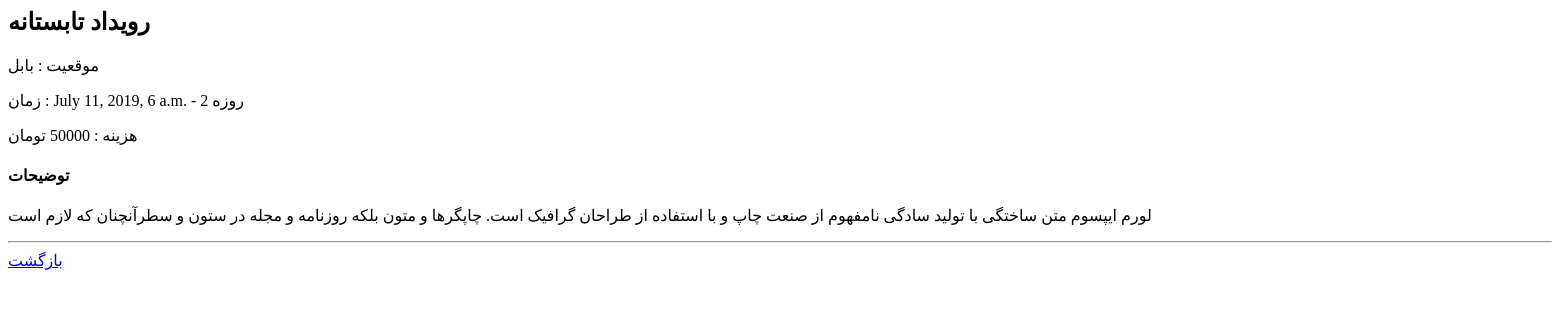
The page /event/3/ on the database as committed earlier.
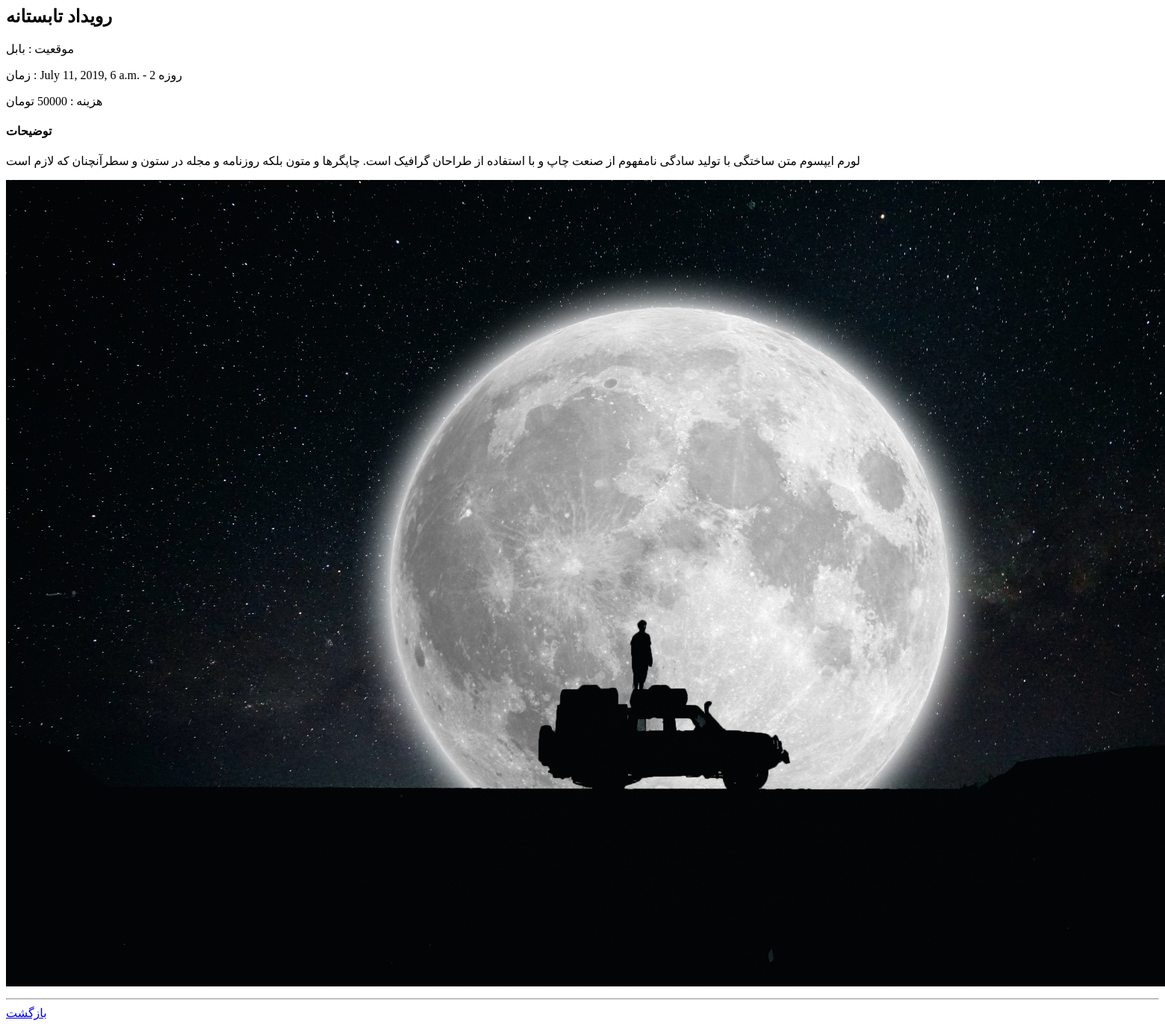
The same page on the database as committed later.
### event/models.py (models this page shows, shortened)
class Event(models.Model):
    name = models.CharField(
        max_length=200,
        verbose_name='نام رویداد',
    )
    location = models.CharField(
        max_length=200,
        verbose_name='مکان',
    )
    date = models.DateTimeField(
        verbose_name='زمان',
    )
    duration = models.IntegerField(
        verbose_name='مدت',
        default=1,
    )
    price = models.CharField(
        max_length=100,
        default='رایگان',
        verbose_name='هزینه ثبت نام',
    )
    desc = models.TextField(
        verbose_name='توضیحات بیشتر',
        blank=True,
    )
    pic = models.ImageField(
        upload_to='event/',
        verbose_name='تصویر',
        max_length=500,
        )
    picv = models.ImageField(
        upload_to='event/',
        verbose_name='تصویر-عمودی',
        max_length=500,
        blank=True,
        null=True,
        )
    created = models.DateTimeField(
        auto_now_add=timezone.now,
        editable=False,
        verbose_name='زمان ثبت',
    )
    last_modified = models.DateTimeField(
        auto_now=timezone.now,
        verbose_name='آخرین تغییر',
    )
    class Meta:
        ordering = ('date',)

### event/views.py (the view)
# urls.py: path('<int:pk>/', views.EventDetailView.as_view(), name='detail'),
class EventDetailView(generic.DetailView):
    template_name = 'event/detail.html'
    model = models.Event

### event/templates/event/detail.html
{% if event %}
    <p>
        <h2>
            {{ event.name }}
        </h2>
        <p>
        موقعیت : {{ event.location }}
        </p>
        <p>
            زمان : {{ event.date }} - {{ event.duration }} روزه
        </p>
        <p>
            هزینه : {{ event.price }} تومان
        </p>
        {% if event.desc %}
            <p>
                <h4>
                    توضیحات
                </h4>
                {{ event.desc}}
            </p>
        {% endif %}
        {% if event.pic %}
            <img src="{{ event.pic.url }}" alt="{{ event.name }}">
        {% endif %}
    </p>
{% else %}
    <p>
        not Event found
    </p>
{% endif %}
<hr>
<a href="{% url 'event:index' %}">بازگشت</a>

Rows that differ between the two databases and show on the page:
changed Event "رویداد تابستانه": pic: picture added
